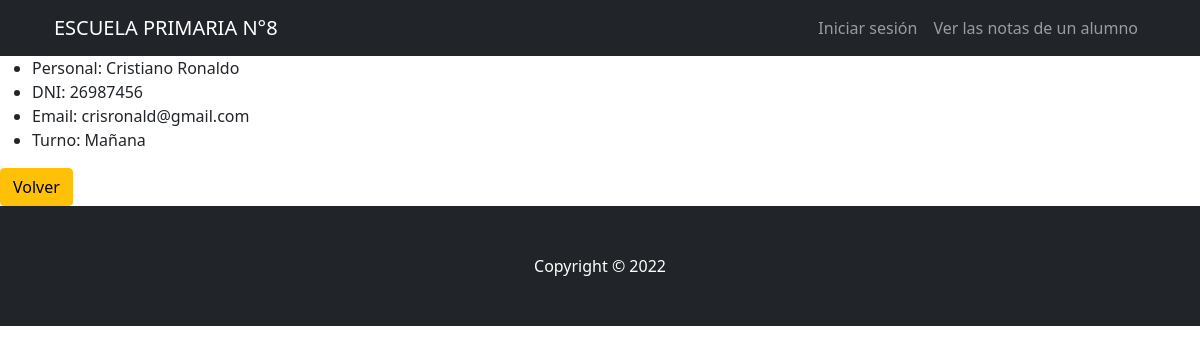
The app's page /AppZero/personal_limpieza/detalle/11 with its own data.
### AppZero/models.py (models this page shows, shortened)
class PersLimp(models.Model):
    nombre=models.CharField(max_length=40)
    apellido=models.CharField(max_length=40)
    DNI = models.IntegerField()
    direccion=models.CharField(max_length=60, blank=True, null=True)
    telefono=models.IntegerField(blank=True, null=True)
    email=models.EmailField(blank=True, null=True)
    turno = models.CharField(max_length=40)

### AppZero/views.py (the view)
# urls.py: path('personal_limpieza/detalle/<pk>', views.PersLimpDetail.as_view(), name="PersLimpDetail"),
class PersLimpDetail(DetailView):
    model = PersLimp
    template_name = 'AppZero/PersLimp/perslimp_detail.html'

### AppZero/Templates/AppZero/PersLimp/perslimp_detail.html (shortened to what this page needs)
{% extends "AppZero/padre.html" %}
{% load static %}
{% block contenidoAdicional %}
    <ul>
        <li>Personal: {{perslimp.nombre}} {{perslimp.apellido}}</li>
        <li>DNI: {{perslimp.DNI}}</li>
        {% if perslimp.email %}
        <li>Email: {{perslimp.email}}</li>
        {% endif %}
        <li>Turno: {{perslimp.turno}}</li>
    </ul>
    <a class="btn btn-warning" href="{% url 'PersLimpList' %}">Volver</a>
{% endblock %}

### records on screen
PersLimp: nombre "Cristiano", apellido "Ronaldo", DNI "26987456", email "crisronald@gmail.com", turno "Mañana"
